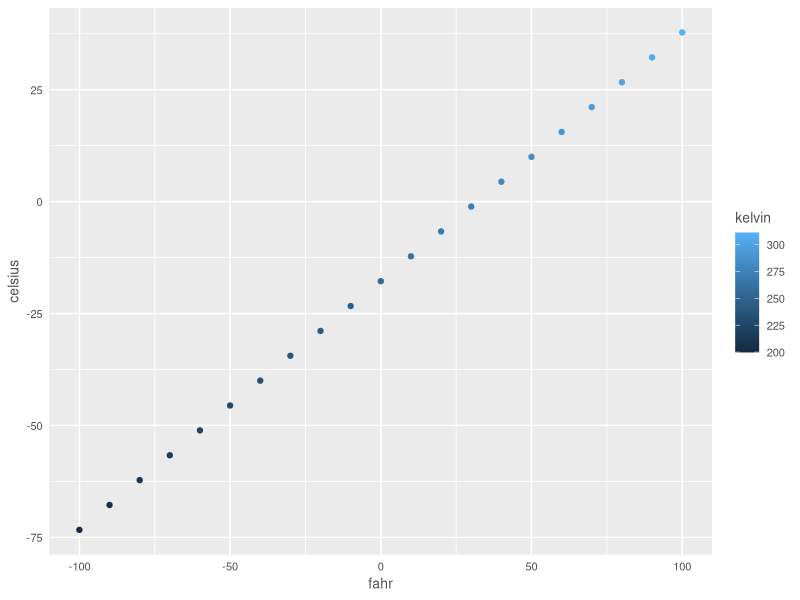
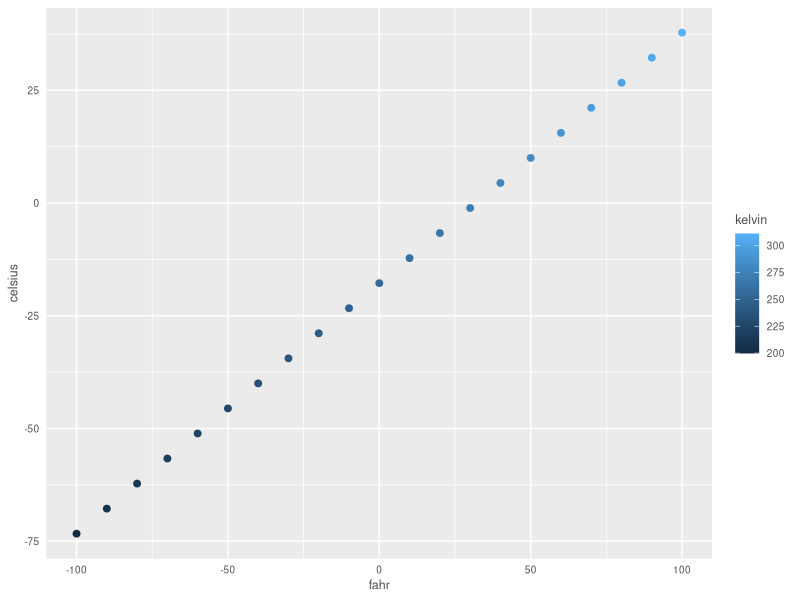

Reproduce these figures in R, in order.
## ---- chunk 1
knitr::opts_chunk$set(echo = TRUE)
## ---- chunk 2
airtemps <- c(212, 30.3, 78, 32)

celsius1 <- (airtemps[1]-32)*5/9
celsius2 <- (airtemps[2]-32)*5/9
celsius3 <- (airtemps[3]-32)*5/9
celsius4 <- (airtemps[4]-32)*5/9
## ---- chunk 3
fahr_to_celsius <- function(fahr){
  celsius <- (fahr-32)*5/9
  return(celsius)
}
## ---- chunk 4
celsius5<-fahr_to_celsius(airtemps[1])

celsius5

celsius5==celsius1
## ---- chunk 5
celsius<-fahr_to_celsius(airtemps)

celsius
## ---- chunk 6
celsius_to_fahr <- function(celsius){
  fahr <- celsius*9/5 + 32
  return(fahr)
}

all(celsius_to_fahr(celsius)==airtemps)
## ---- chunk 7
convert_temps <- function(fahr){
  celsius <- (fahr-32)*5/9
  kelvin <- celsius+273.15
  return(list(fahr=fahr, celsius=celsius, kelvin=kelvin))
}

temps_df<-data.frame(convert_temps(seq(-100, 100, by=10)))
temps_df
## ---- chunk 8
custom_theme <- function(base_size=9){
  ggplot2::theme(
    axis.ticks = ggplot2::element_blank(),
    text = ggplot2::element_text(family='Helvetica', color='gray30', size=base_size)
  )
}

library(ggplot2)

ggplot(temps_df, aes(x=fahr, y=celsius, color=kelvin))+
  geom_point()+
  custom_theme(10)
## ---- chunk 9
scatterplot <- function(df, point_size = 2, font_size=9) {
  ggplot(df, mapping=aes(x=fahr, y=celsius, color=kelvin)) +
    geom_point(size=point_size) +
    custom_theme(font_size)
}

scatterplot(temps_df)
